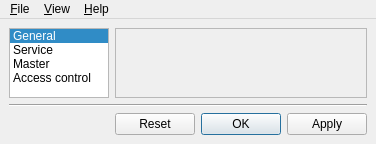
<?xml version="1.0" encoding="UTF-8"?>
<ui version="4.0">
 <class>MainWindow</class>
 <widget class="QMainWindow" name="MainWindow">
  <property name="windowTitle">
   <string>Veyon Configurator</string>
  </property>
  <property name="windowIcon">
   <iconset resource="../resources/configurator.qrc">
    <normaloff>:/configurator/veyon-configurator.png</normaloff>:/configurator/veyon-configurator.png</iconset>
  </property>
  <widget class="QWidget" name="centralwidget">
   <layout class="QGridLayout" name="gridLayout" columnstretch="0,1">
    <item row="0" column="0">
     <widget class="QListWidget" name="pageSelector">
      <property name="verticalScrollBarPolicy">
       <enum>Qt::ScrollBarAsNeeded</enum>
      </property>
      <property name="horizontalScrollBarPolicy">
       <enum>Qt::ScrollBarAlwaysOff</enum>
      </property>
      <property name="sizeAdjustPolicy">
       <enum>QAbstractScrollArea::AdjustToContents</enum>
      </property>
      <property name="iconSize">
       <size>
        <width>48</width>
        <height>48</height>
       </size>
      </property>
      <property name="textElideMode">
       <enum>Qt::ElideNone</enum>
      </property>
      <property name="spacing">
       <number>4</number>
      </property>
      <property name="viewMode">
       <enum>QListView::ListMode</enum>
      </property>
      <property name="uniformItemSizes">
       <bool>true</bool>
      </property>
      <property name="currentRow">
       <number>0</number>
      </property>
      <item>
       <property name="text">
        <string>General</string>
       </property>
       <property name="icon">
        <iconset resource="../resources/configurator.qrc">
         <normaloff>:/configurator/configure-shortcuts.png</normaloff>:/configurator/configure-shortcuts.png</iconset>
       </property>
       <property name="flags">
        <set>ItemIsSelectable|ItemIsUserCheckable|ItemIsEnabled</set>
       </property>
      </item>
      <item>
       <property name="text">
        <string>Service</string>
       </property>
       <property name="icon">
        <iconset resource="../resources/configurator.qrc">
         <normaloff>:/configurator/application-x-sharedlib.png</normaloff>:/configurator/application-x-sharedlib.png</iconset>
       </property>
       <property name="flags">
        <set>ItemIsSelectable|ItemIsUserCheckable|ItemIsEnabled</set>
       </property>
      </item>
      <item>
       <property name="text">
        <string>Master</string>
       </property>
       <property name="icon">
        <iconset resource="../resources/configurator.qrc">
         <normaloff>:/configurator/application-x-ms-dos-executable.png</normaloff>:/configurator/application-x-ms-dos-executable.png</iconset>
       </property>
       <property name="flags">
        <set>ItemIsSelectable|ItemIsUserCheckable|ItemIsEnabled</set>
       </property>
      </item>
      <item>
       <property name="text">
        <string>Access control</string>
       </property>
       <property name="icon">
        <iconset resource="../resources/configurator.qrc">
         <normaloff>:/configurator/network-vpn.png</normaloff>:/configurator/network-vpn.png</iconset>
       </property>
       <property name="flags">
        <set>ItemIsSelectable|ItemIsUserCheckable|ItemIsEnabled</set>
       </property>
      </item>
     </widget>
    </item>
    <item row="0" column="1">
     <widget class="QScrollArea" name="scrollArea">
      <property name="horizontalScrollBarPolicy">
       <enum>Qt::ScrollBarAlwaysOff</enum>
      </property>
      <property name="widgetResizable">
       <bool>true</bool>
      </property>
      <widget class="QWidget" name="scrollAreaWidgetContents">
       <layout class="QVBoxLayout" name="verticalLayout">
        <property name="leftMargin">
         <number>0</number>
        </property>
        <property name="topMargin">
         <number>10</number>
        </property>
        <property name="rightMargin">
         <number>0</number>
        </property>
        <property name="bottomMargin">
         <number>10</number>
        </property>
        <item>
         <widget class="QStackedWidget" name="configPages">
          <property name="currentIndex">
           <number>0</number>
          </property>
          <widget class="GeneralConfigurationPage" name="generalConfigurationPage"/>
          <widget class="ServiceConfigurationPage" name="serviceConfigurationPage"/>
          <widget class="MasterConfigurationPage" name="masterConfigurationPage"/>
          <widget class="AccessControlPage" name="accessControlPage"/>
         </widget>
        </item>
       </layout>
      </widget>
     </widget>
    </item>
    <item row="1" column="0" colspan="2">
     <widget class="Line" name="line">
      <property name="orientation">
       <enum>Qt::Horizontal</enum>
      </property>
     </widget>
    </item>
    <item row="2" column="1">
     <widget class="QDialogButtonBox" name="buttonBox">
      <property name="standardButtons">
       <set>QDialogButtonBox::Ok|QDialogButtonBox::Apply|QDialogButtonBox::Reset</set>
      </property>
      <property name="centerButtons">
       <bool>true</bool>
      </property>
     </widget>
    </item>
   </layout>
  </widget>
  <widget class="QMenuBar" name="menubar">
   <widget class="QMenu" name="menu_File">
    <property name="title">
     <string>&amp;File</string>
    </property>
    <addaction name="actionLoadSettings"/>
    <addaction name="actionSaveSettings"/>
    <addaction name="separator"/>
    <addaction name="actionResetConfiguration"/>
    <addaction name="separator"/>
    <addaction name="actionQuit"/>
   </widget>
   <widget class="QMenu" name="menu_Help">
    <property name="title">
     <string>&amp;Help</string>
    </property>
    <addaction name="actionAboutVeyon"/>
    <addaction name="actionAboutQt"/>
   </widget>
   <widget class="QMenu" name="menu_View">
    <property name="title">
     <string>&amp;View</string>
    </property>
    <addaction name="viewModeStandard"/>
    <addaction name="viewModeAdvanced"/>
   </widget>
   <addaction name="menu_File"/>
   <addaction name="menu_View"/>
   <addaction name="menu_Help"/>
  </widget>
  <action name="actionQuit">
   <property name="text">
    <string>&amp;Quit</string>
   </property>
   <property name="shortcut">
    <string>Ctrl+Q</string>
   </property>
  </action>
  <action name="actionSaveSettings">
   <property name="icon">
    <iconset resource="../../core/resources/core.qrc">
     <normaloff>:/core/document-save.png</normaloff>:/core/document-save.png</iconset>
   </property>
   <property name="text">
    <string>&amp;Save settings to file</string>
   </property>
   <property name="toolTip">
    <string>Save settings to file</string>
   </property>
   <property name="shortcut">
    <string>Ctrl+S</string>
   </property>
  </action>
  <action name="actionLoadSettings">
   <property name="icon">
    <iconset resource="../../core/resources/core.qrc">
     <normaloff>:/core/document-open.png</normaloff>:/core/document-open.png</iconset>
   </property>
   <property name="text">
    <string>L&amp;oad settings from file</string>
   </property>
   <property name="shortcut">
    <string>Ctrl+O</string>
   </property>
  </action>
  <action name="actionAboutVeyon">
   <property name="icon">
    <iconset resource="../../core/resources/core.qrc">
     <normaloff>:/core/help-about.png</normaloff>:/core/help-about.png</iconset>
   </property>
   <property name="text">
    <string>About Veyon</string>
   </property>
  </action>
  <action name="actionAboutQt">
   <property name="text">
    <string>About Qt</string>
   </property>
  </action>
  <action name="actionResetConfiguration">
   <property name="icon">
    <iconset resource="../../core/resources/core.qrc">
     <normaloff>:/core/edit-delete.png</normaloff>:/core/edit-delete.png</iconset>
   </property>
   <property name="text">
    <string>Reset configuration</string>
   </property>
  </action>
  <action name="viewModeStandard">
   <property name="checkable">
    <bool>true</bool>
   </property>
   <property name="text">
    <string>&amp;Standard</string>
   </property>
  </action>
  <action name="viewModeAdvanced">
   <property name="checkable">
    <bool>true</bool>
   </property>
   <property name="text">
    <string>&amp;Advanced</string>
   </property>
  </action>
 </widget>
 <customwidgets>
  <customwidget>
   <class>AccessControlPage</class>
   <extends>QWidget</extends>
   <header>AccessControlPage.h</header>
   <container>1</container>
  </customwidget>
  <customwidget>
   <class>GeneralConfigurationPage</class>
   <extends>QWidget</extends>
   <header>GeneralConfigurationPage.h</header>
   <container>1</container>
  </customwidget>
  <customwidget>
   <class>MasterConfigurationPage</class>
   <extends>QWidget</extends>
   <header>MasterConfigurationPage.h</header>
   <container>1</container>
  </customwidget>
  <customwidget>
   <class>ServiceConfigurationPage</class>
   <extends>QWidget</extends>
   <header>ServiceConfigurationPage.h</header>
   <container>1</container>
  </customwidget>
 </customwidgets>
 <resources>
  <include location="../../core/resources/core.qrc"/>
  <include location="../resources/configurator.qrc"/>
 </resources>
 <connections>
  <connection>
   <sender>pageSelector</sender>
   <signal>currentRowChanged(int)</signal>
   <receiver>configPages</receiver>
   <slot>setCurrentIndex(int)</slot>
   <hints>
    <hint type="sourcelabel">
     <x>108</x>
     <y>301</y>
    </hint>
    <hint type="destinationlabel">
     <x>502</x>
     <y>301</y>
    </hint>
   </hints>
  </connection>
  <connection>
   <sender>actionAboutVeyon</sender>
   <signal>triggered()</signal>
   <receiver>MainWindow</receiver>
   <slot>aboutVeyon()</slot>
   <hints>
    <hint type="sourcelabel">
     <x>-1</x>
     <y>-1</y>
    </hint>
    <hint type="destinationlabel">
     <x>357</x>
     <y>282</y>
    </hint>
   </hints>
  </connection>
  <connection>
   <sender>actionQuit</sender>
   <signal>triggered()</signal>
   <receiver>MainWindow</receiver>
   <slot>close()</slot>
   <hints>
    <hint type="sourcelabel">
     <x>-1</x>
     <y>-1</y>
    </hint>
    <hint type="destinationlabel">
     <x>357</x>
     <y>282</y>
    </hint>
   </hints>
  </connection>
  <connection>
   <sender>actionResetConfiguration</sender>
   <signal>triggered()</signal>
   <receiver>MainWindow</receiver>
   <slot>resetConfiguration()</slot>
   <hints>
    <hint type="sourcelabel">
     <x>-1</x>
     <y>-1</y>
    </hint>
    <hint type="destinationlabel">
     <x>680</x>
     <y>426</y>
    </hint>
   </hints>
  </connection>
 </connections>
 <slots>
  <slot>aboutVeyon()</slot>
  <slot>resetConfiguration()</slot>
 </slots>
</ui>
